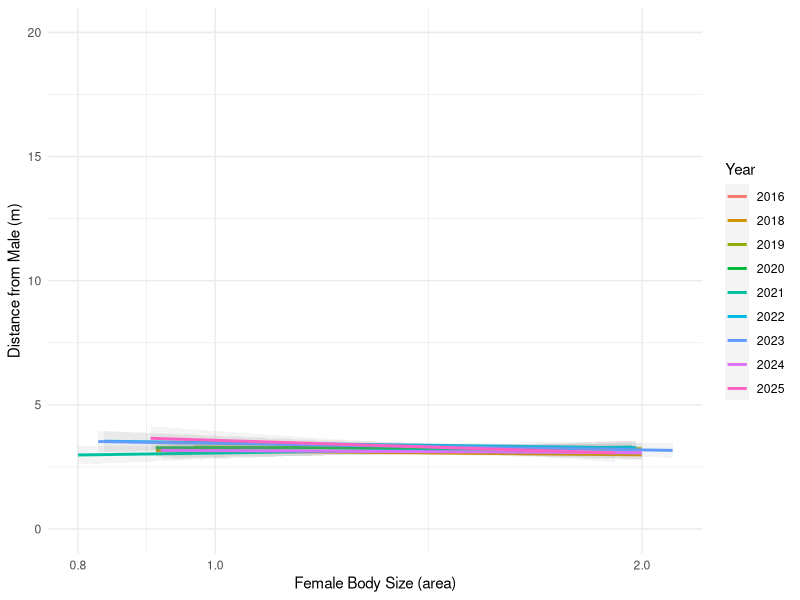
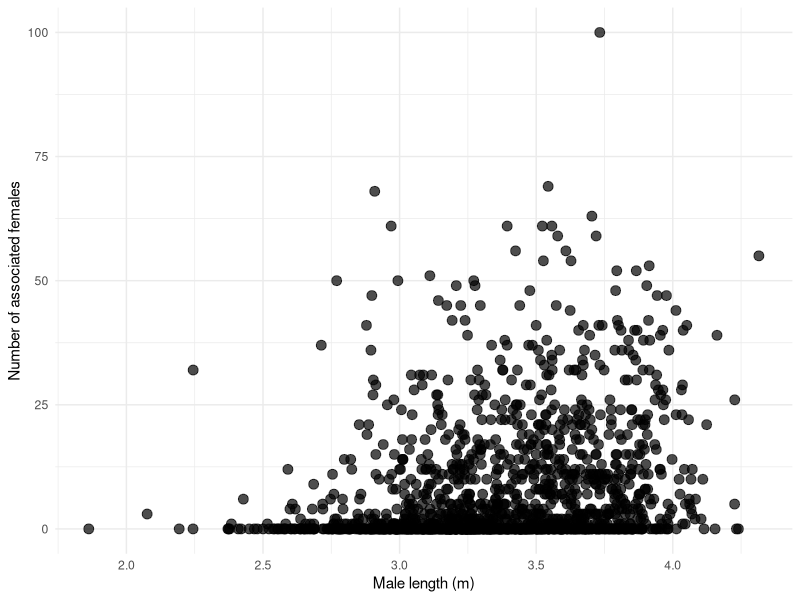
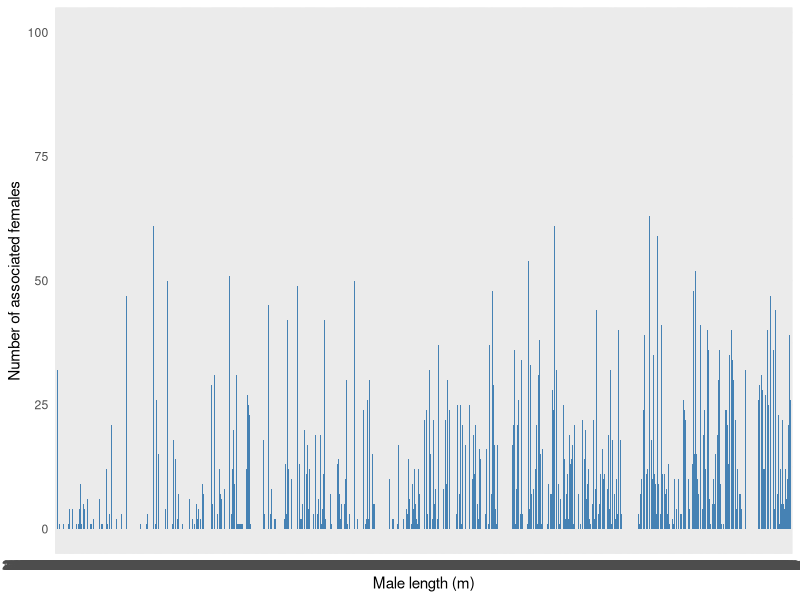
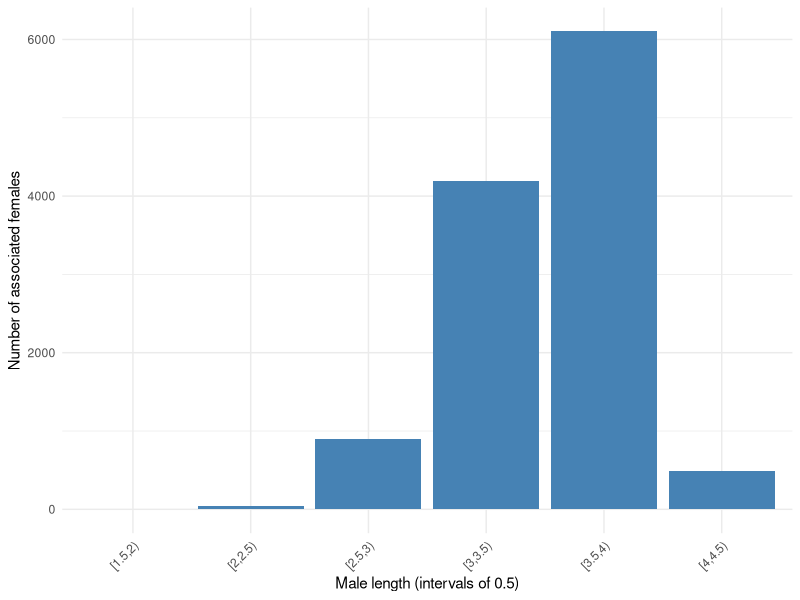
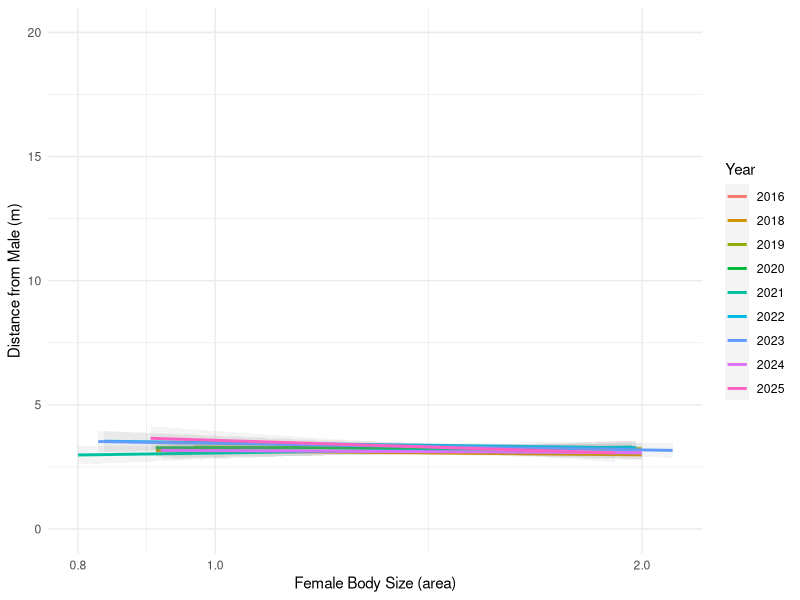
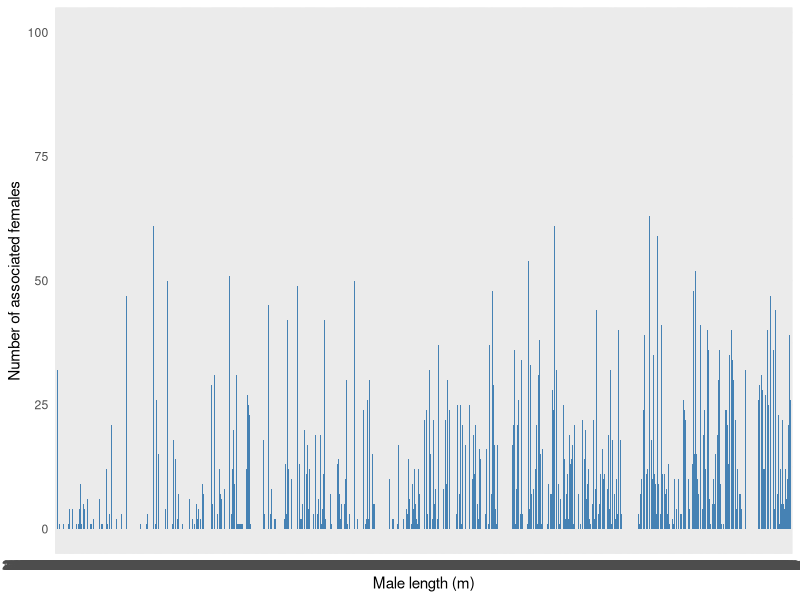
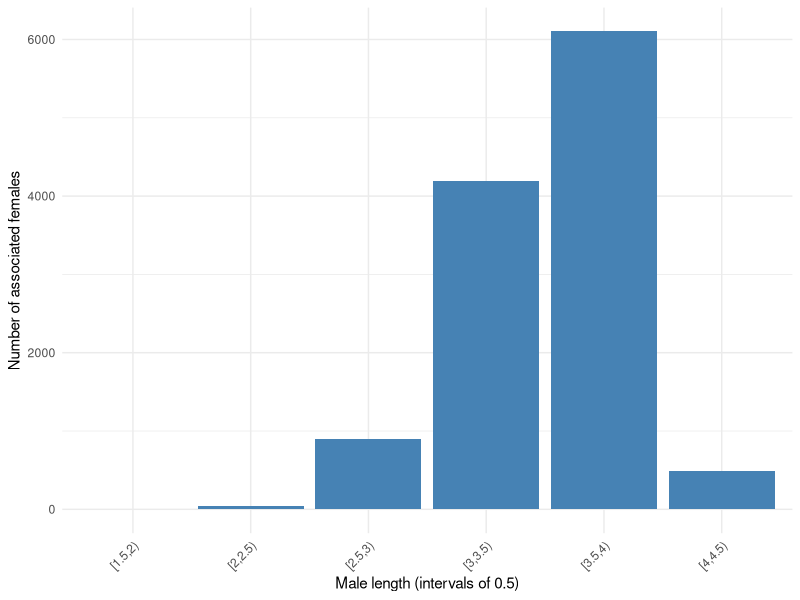

The R source for these figures, in order:
install.packages("tidyverse")
library(tidyverse)
install.packages(readr)
library(readr)
library(dplyr)
library(geosphere)
library(ggplot2)
library(patchwork)

setwd("/Users/gabbycorneille/Desktop/Senior Thesis/Senior_Thesis")

data <- read_csv("IntermediateData/uasdata.csv")

data_clean <- data %>%
  mutate(age_sex = if_else(age_sex == "malfee", "male", age_sex))

uasdata <- data_clean %>%
  filter(
    is.na(p_complete) | !p_complete %in% c("N", "water"),
    age_sex !="pup") 

#split the data up by class into their own datasets
females <- uasdata %>%
  filter(age_sex == "female") 

males <- uasdata %>%
  filter(age_sex == "male")

#now make matrices of coordinates
females_coords <- females[, c("lon", "lat")]
males_coords <- males[, c("lon", "lat")]

# calculate pairwise distances (in meters by default)
dist_matrix <- distm(females_coords, males_coords, fun = distHaversine)

# get the min distance for each female from highlight_male
min_distances <- apply(dist_matrix, 1, min)

# get the index of the closest male as well
closest_indices <- apply(dist_matrix, 1, which.min)

# add results to the females data frame as new columns so we can graph them later
females$min_distance_to_male_m <- min_distances
females$closest_male_index <- closest_indices

#plot it up - this is the relationship between female body size and distance from male
ggplot(data = females, mapping = aes(x = area,
                                     y = min_distance_to_male_m,
                                     color = as.factor(year))) +
  geom_point(alpha = 0.0) +
  scale_x_log10() +
  geom_smooth(method = "lm", se = TRUE, alpha = 0.1) + 
  labs(color = "Year",
       x = "Female Body Size (area)",
       y = "Distance from Male (m)") +
  theme_minimal() +
  coord_cartesian(ylim = c(0, 20))

ggsave(
  "linearplot_all_males.png",
  width = 8,
  height = 6,
  units = "in",
  dpi = 600
)
#-------------------------------------------------------------------------------
#I am now trying something new to make the male szie vs number of females graph

#create a male index
uasdata1 <- uasdata %>%
  mutate(male_index = if_else(age_sex == "male",
                              row_number(),
                              NA_integer_))

#now split the sexes for ease 
females <- uasdata1 %>%
  filter(age_sex == "female") 

males <- uasdata1 %>%
  filter(age_sex == "male")

# matrix of male coordinates
male_coords <- as.matrix(males[, c("lat", "lon")])

# function to find closest male index
find_closest_male <- function(lat, lon, male_coords, male_index) {
  dists <- sqrt((male_coords[,1] - lat)^2 +
                  (male_coords[,2] - lon)^2)
  male_index[which.min(dists)]
}

#now apply this to every female
females$closest_male_index <- mapply(
  find_closest_male,
  females$lat,
  females$lon,
  MoreArgs = list(
    male_coords = male_coords,
    male_index  = males$male_index
  )
)

#now bring the females and males files back together
uasdata_full <- bind_rows(
  males %>% mutate(closest_male_index = NA_integer_),
  females
)

#now calculate the number of females each male is associated with (based on his index)
female_counts <- uasdata_full %>%
  filter(age_sex == "female") %>%
  count(closest_male_index, name = "n_females")

uasdata_with_counts <- uasdata_full %>%
  left_join(
    female_counts,
    by = c("male_index" = "closest_male_index")
  ) %>%
  mutate(
    # Fill NA with 0 for males, keep NA for females
    n_females = if_else(age_sex == "male", n_females, NA_integer_),
    n_females = replace_na(n_females, 0L)
  )


#now try to plot male body size vs. number of females associated
#this gives us a scatterplot (meh)
ggplot(uasdata_with_counts %>% filter(age_sex == "male"),
       aes(x = length, y = n_females)) +
  geom_point(size = 3, alpha = 0.7) +
  labs(
    x = "Male length (m)",
    y = "Number of associated females") +
  theme_minimal()

male_data <- uasdata_with_counts %>% filter(age_sex == "male")

#this gives us a crazy bar graph (i think we can make it better)
ggplot(male_data,
       aes(x = factor(length), y = n_females)) +
  geom_bar(stat = "identity", fill = "steelblue") +
  labs(
    x = "Male length (m)",
    y = "Number of associated females") +
  theme_minimal()

ggsave(
  "bar graph (all males).png",
  width = 8,
  height = 6,
  units = "in",
  dpi = 600
)
#here we go trying to make it better
#make bins for the male lengths (0.5 intervals)
male_data <- male_data %>%
  mutate(length_bin = cut(length,
                          breaks = seq(floor(min(length)), ceiling(max(length)), by = 0.5),
                          include.lowest = TRUE,
                          right = FALSE))
#summarize the total number of females for each bin
bin_summary <- male_data %>%
  group_by(length_bin) %>%
  summarize(total_females = sum(n_females), .groups = "drop")

#now graph
ggplot(bin_summary, aes(x = length_bin, y = total_females)) +
  geom_col(fill = "steelblue") +
  labs(
    x = "Male length (intervals of 0.5)",
    y = "Number of associated females") +
  theme_minimal() +
  theme(axis.text.x = element_text(angle = 45, hjust = 1))
#this is kinda crazy i'm not even gonna lie...... 

ggsave(
  "bar graph (binned).png",
  width = 8,
  height = 6,
  units = "in",
  dpi = 600
)



male_data <- male_data %>%
  mutate(length_bin = cut(length,
                          breaks = seq(floor(min(length)), ceiling(max(length)), by = 0.25),
                          include.lowest = TRUE,
                          right = FALSE))
bin_summary <- male_data %>%
  group_by(length_bin) %>%
  summarize(total_females = sum(n_females), .groups = "drop")
